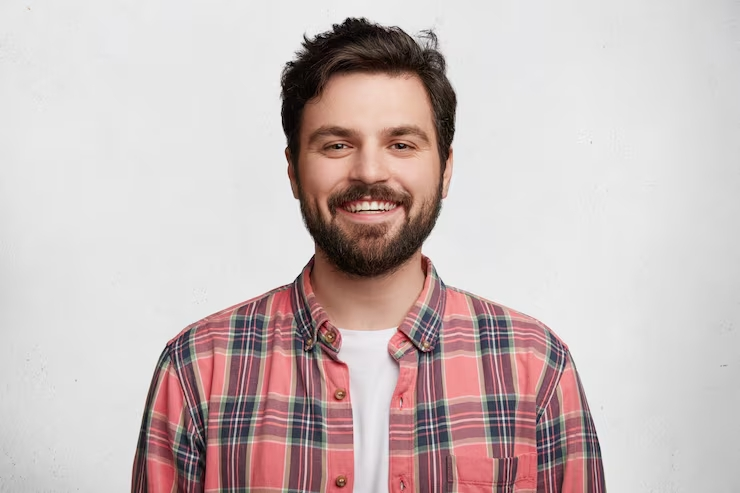
#> input picture images/persona.jpg, 740 x 493 px
$ python -i edges.py   (imports and definitions only)   (older library calls are emulated)
#> lines starting #> are read from the running program, lines starting #| are printed output that depends on the picture
#> further down, picture is the input picture: shape (493, 740, 3); mean B, G, R 187.2, 187.9, 202.3
import cv2

from utils import create_directory, load_image, save_image, to_gray

def sobel_x(image, kernel_size=3):
#> called with kernel_size = 3
    sobel = cv2.Sobel(
        image,
        cv2.CV_64F,
        1,
        0,
        ksize=kernel_size
    )
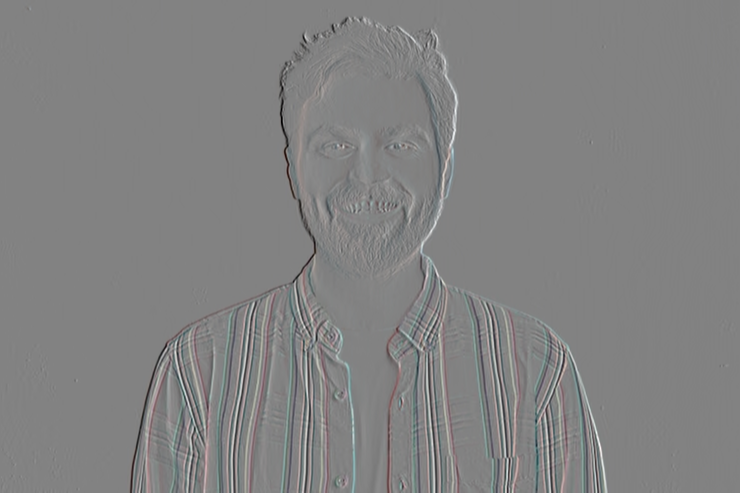
#> sobel: shape (493, 740, 3) float64; mean B, G, R -0.1, -0.1, -0.1; drawn with min black and max white

    return cv2.convertScaleAbs(sobel)
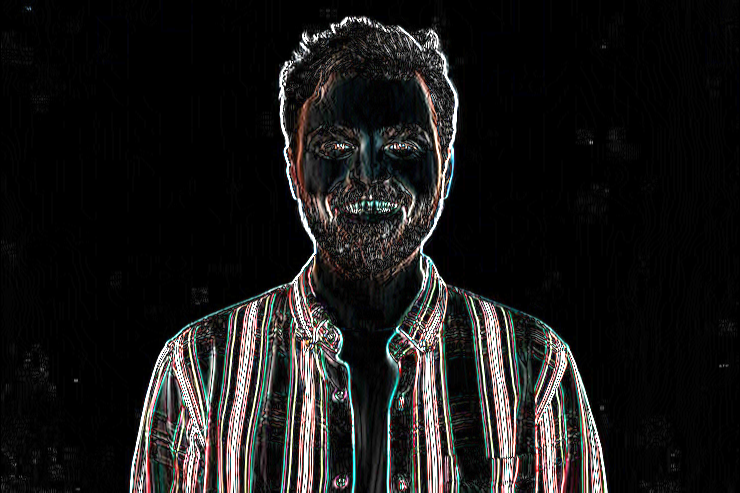
#> returned value: shape (493, 740, 3); mean of channels 0, 1, 2 25.1, 25.8, 26.8; drawn as B, G, R

def sobel_y(image, kernel_size=3):
#> called with kernel_size = 3
    sobel = cv2.Sobel(
        image,
        cv2.CV_64F,
        0,
        1,
        ksize=kernel_size
    )
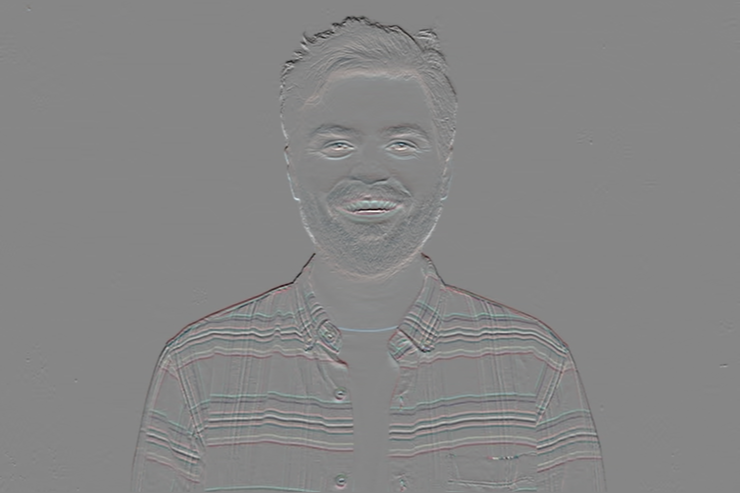
#> sobel: shape (493, 740, 3) float64; mean B, G, R -1.5, -1.5, -0.9; drawn with min black and max white

    return cv2.convertScaleAbs(sobel)
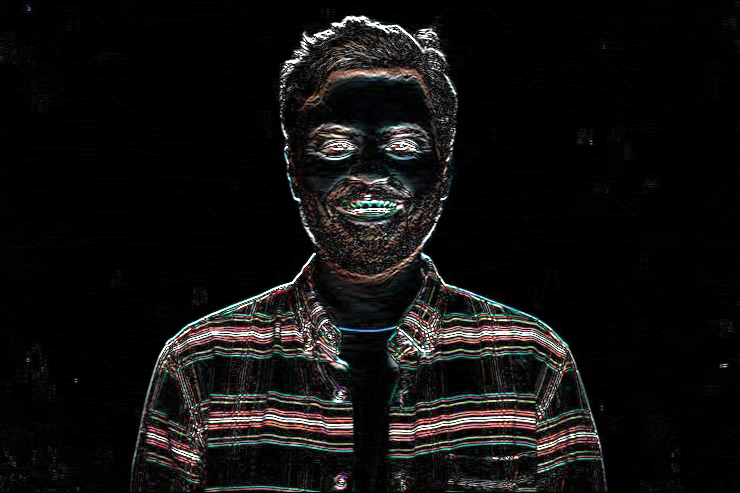
#> returned value: shape (493, 740, 3); mean of channels 0, 1, 2 16.6, 17.1, 18; drawn as B, G, R

def sobel(image, kernel_size=3):
    x = sobel_x(image, kernel_size)
    y = sobel_y(image, kernel_size)

    return cv2.addWeighted(
        x,
        0.5,
        y,
        0.5,
        0
    )
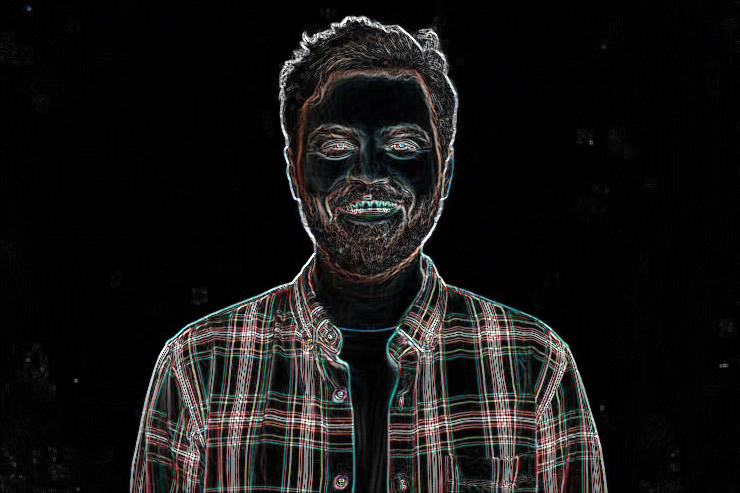
#> returned value: shape (493, 740, 3); mean of channels 0, 1, 2 20.8, 21.4, 22.4; drawn as B, G, R

def process_edges():
    create_directory("results")

    image = load_image("images/laboratorio.png")

    gray = to_gray(image)

    image_sobel_x = sobel_x(gray)

    save_image("results/image_sobel_x.png", image_sobel_x)

    image_sobel_y = sobel_x(gray)

    save_image("results/image_sobel_y.png", image_sobel_y)

    image_sobel = sobel(gray)

    save_image("results/image_sobel.png", image_sobel)

    print("Edges generated.")

>>> import cv2
>>> picture = cv2.imread('../images/persona.jpg')
>>> result = sobel(picture)

$ run again, on images/laboratorio.png
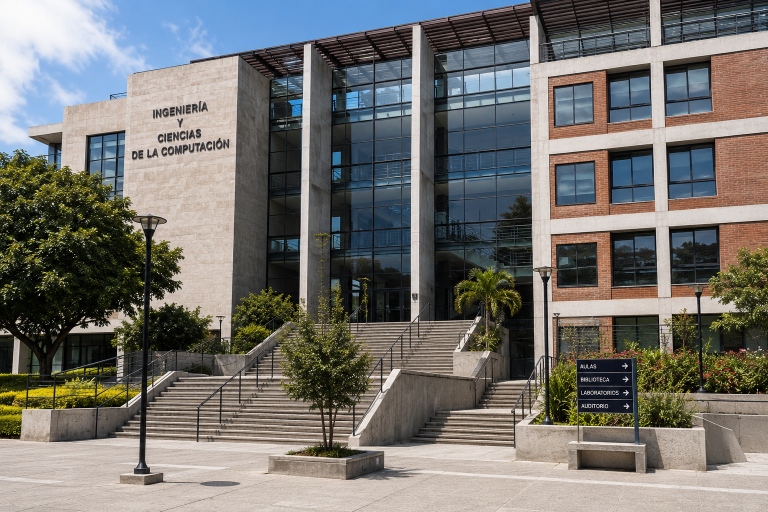
#> input picture images/laboratorio.png, 1536 x 1024 px (shown at 1/2 size)
#> picture is the input picture: shape (1024, 1536, 3); mean B, G, R 110.7, 115, 116.6
#> in sobel_y, `sobel = cv2.Sobel( image, cv2.CV_64F, 0, 1, ksize=kernel_size )`:
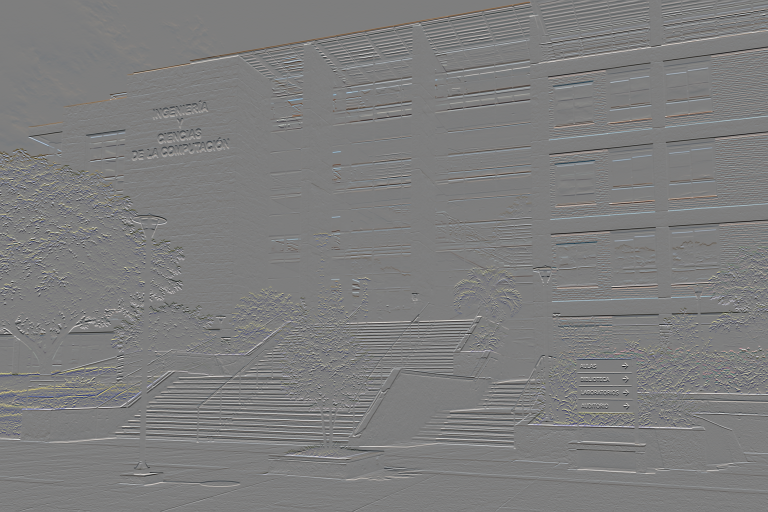
#> sobel: shape (1024, 1536, 3) float64 (shown at 1/2 size); mean B, G, R 0.1, 0.5, 0.8; drawn with min black and max white
#> in sobel, `return cv2.addWeighted( x, 0.5, y, 0.5, 0 )`:
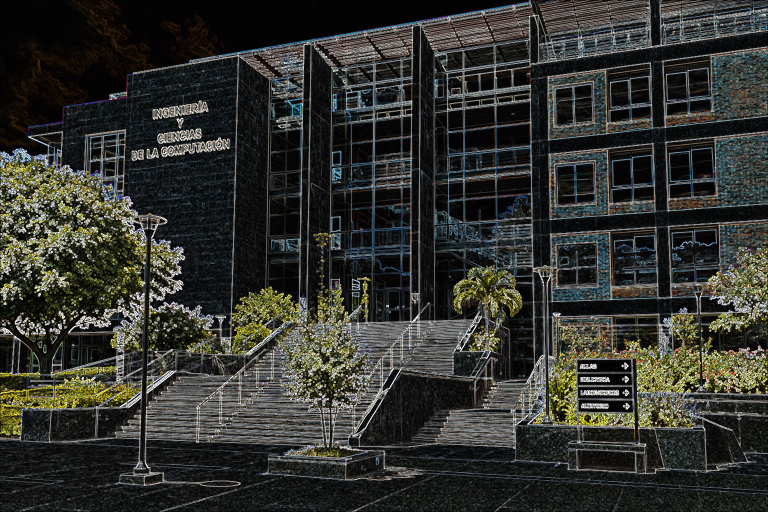
#> returned value: shape (1024, 1536, 3) (shown at 1/2 size); mean of channels 0, 1, 2 46.5, 51.3, 50.3; drawn as B, G, R
